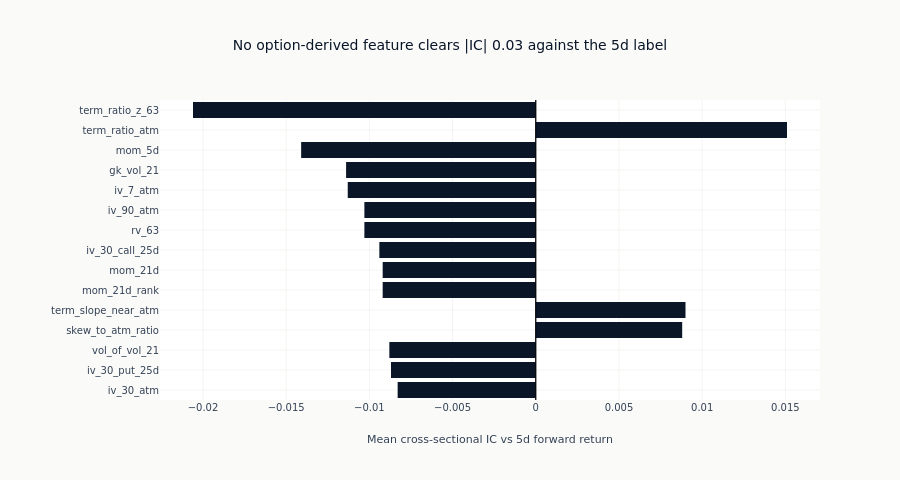

Here is the notebook cell this chart was saved with:
### Markdown cell above
The chart below ranks the features by absolute IC against the primary 5d label.
Even the strongest features sit near |IC| ~ 0.02-0.03, and (as the FDR step below
confirms) none survives multiple-testing correction: no single option-derived
feature carries a standalone edge at this sample size.

### Code cell
if len(ic_df) > 0:
    top_ic = (
        ic_df.with_columns(pl.col("ic_mean").abs().alias("abs_ic"))
        .sort("abs_ic", descending=True)
        .head(15)
    )
    fig = go.Figure()
    fig.add_bar(
        x=top_ic["ic_mean"].to_list(),
        y=top_ic["name"].to_list(),
        orientation="h",
        marker_color=ml4t_palette(1)[0],
    )
    fig.add_vline(x=0.0, line_width=1, line_color="black")
    fig.update_layout(
        title="No option-derived feature clears |IC| 0.03 against the 5d label",
        xaxis_title="Mean cross-sectional IC vs 5d forward return",
        yaxis_title=None,
        yaxis=dict(autorange="reversed"),
        margin=dict(l=160),
        height=480,
    )
    fig.show()

### Figure 1 — Plotly figure (JSON) as saved in the notebook; plotly's stock layout.template omitted (floating-point values rounded to 4 significant figures)
{"data": [{"marker": {"color": "#0a1628"}, "orientation": "h", "type": "bar", "x": [-0.0206, 0.0151, -0.0141, -0.0114, -0.0113, -0.0103, -0.0103, -0.0094, -0.0092, -0.0092, 0.009, 0.0088, -0.0088, -0.0087, -0.0083], "y": ["term_ratio_z_63", "term_ratio_atm", "mom_5d", "gk_vol_21", "iv_7_atm", "iv_90_atm", "rv_63", "iv_30_call_25d", "mom_21d", "mom_21d_rank", "term_slope_near_atm", "skew_to_atm_ratio", "vol_of_vol_21", "iv_30_put_25d", "iv_30_atm"]}], "layout": {"height": 480, "margin": {"l": 160}, "shapes": [{"line": {"color": "black", "width": 1}, "type": "line", "x0": 0.0, "x1": 0.0, "xref": "x", "y0": 0, "y1": 1, "yref": "y domain"}], "title": {"text": "No option-derived feature clears |IC| 0.03 against the 5d label"}, "xaxis": {"title": {"text": "Mean cross-sectional IC vs 5d forward return"}}, "yaxis": {"autorange": "reversed", "title": {}}}}
